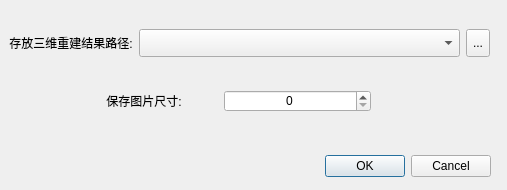
<?xml version="1.0" encoding="UTF-8"?>
<ui version="4.0">
 <class>SingleReconDialog</class>
 <widget class="QDialog" name="SingleReconDialog">
  <property name="geometry">
   <rect>
    <x>0</x>
    <y>0</y>
    <width>507</width>
    <height>190</height>
   </rect>
  </property>
  <property name="windowTitle">
   <string>三维重建</string>
  </property>
  <widget class="QDialogButtonBox" name="buttonBox">
   <property name="geometry">
    <rect>
     <x>150</x>
     <y>150</y>
     <width>341</width>
     <height>32</height>
    </rect>
   </property>
   <property name="orientation">
    <enum>Qt::Horizontal</enum>
   </property>
   <property name="standardButtons">
    <set>QDialogButtonBox::Cancel|QDialogButtonBox::Ok</set>
   </property>
  </widget>
  <widget class="QWidget" name="layoutWidget">
   <property name="geometry">
    <rect>
     <x>70</x>
     <y>90</y>
     <width>301</width>
     <height>22</height>
    </rect>
   </property>
   <layout class="QHBoxLayout" name="horizontalLayout">
    <item>
     <widget class="QLabel" name="label_2">
      <property name="text">
       <string>保存图片尺寸:</string>
      </property>
      <property name="alignment">
       <set>Qt::AlignCenter</set>
      </property>
     </widget>
    </item>
    <item>
     <widget class="QSpinBox" name="spinBox">
      <property name="alignment">
       <set>Qt::AlignCenter</set>
      </property>
      <property name="readOnly">
       <bool>false</bool>
      </property>
     </widget>
    </item>
   </layout>
  </widget>
  <widget class="QWidget" name="layoutWidget">
   <property name="geometry">
    <rect>
     <x>9</x>
     <y>29</y>
     <width>481</width>
     <height>28</height>
    </rect>
   </property>
   <layout class="QHBoxLayout" name="horizontalLayout_2">
    <item>
     <widget class="QLabel" name="label">
      <property name="sizePolicy">
       <sizepolicy hsizetype="Preferred" vsizetype="Fixed">
        <horstretch>0</horstretch>
        <verstretch>0</verstretch>
       </sizepolicy>
      </property>
      <property name="text">
       <string>存放三维重建结果路径:</string>
      </property>
      <property name="alignment">
       <set>Qt::AlignCenter</set>
      </property>
      <property name="wordWrap">
       <bool>true</bool>
      </property>
     </widget>
    </item>
    <item>
     <widget class="QComboBox" name="dirComboBox">
      <property name="sizePolicy">
       <sizepolicy hsizetype="Expanding" vsizetype="Preferred">
        <horstretch>0</horstretch>
        <verstretch>0</verstretch>
       </sizepolicy>
      </property>
     </widget>
    </item>
    <item>
     <widget class="QToolButton" name="toolButton">
      <property name="sizePolicy">
       <sizepolicy hsizetype="Preferred" vsizetype="Preferred">
        <horstretch>0</horstretch>
        <verstretch>0</verstretch>
       </sizepolicy>
      </property>
      <property name="text">
       <string>...</string>
      </property>
     </widget>
    </item>
   </layout>
  </widget>
 </widget>
 <resources/>
 <connections>
  <connection>
   <sender>buttonBox</sender>
   <signal>accepted()</signal>
   <receiver>SingleReconDialog</receiver>
   <slot>accept()</slot>
   <hints>
    <hint type="sourcelabel">
     <x>248</x>
     <y>254</y>
    </hint>
    <hint type="destinationlabel">
     <x>157</x>
     <y>274</y>
    </hint>
   </hints>
  </connection>
  <connection>
   <sender>buttonBox</sender>
   <signal>rejected()</signal>
   <receiver>SingleReconDialog</receiver>
   <slot>reject()</slot>
   <hints>
    <hint type="sourcelabel">
     <x>316</x>
     <y>260</y>
    </hint>
    <hint type="destinationlabel">
     <x>286</x>
     <y>274</y>
    </hint>
   </hints>
  </connection>
 </connections>
</ui>
